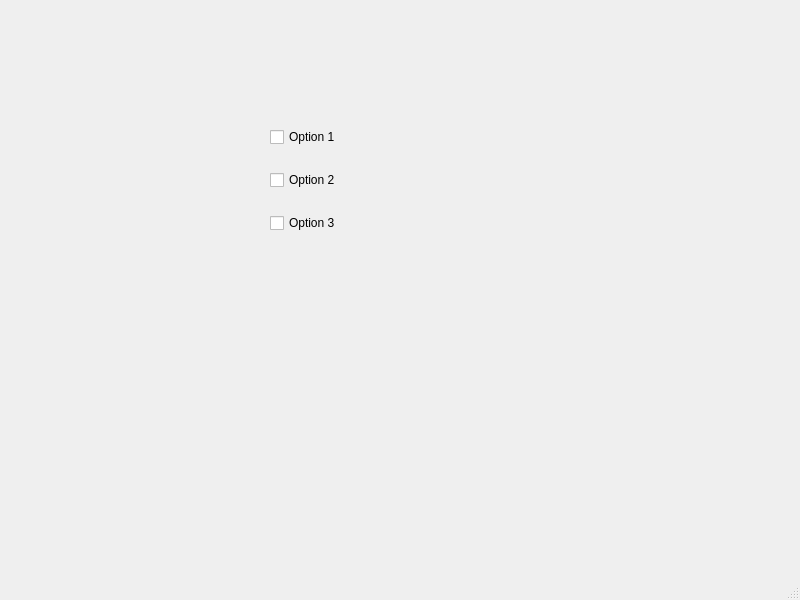
<?xml version="1.0" encoding="UTF-8"?>
<ui version="4.0">
 <class>MainWindow</class>
 <widget class="QMainWindow" name="MainWindow">
  <property name="geometry">
   <rect>
    <x>0</x>
    <y>0</y>
    <width>800</width>
    <height>600</height>
   </rect>
  </property>
  <property name="windowTitle">
   <string>MainWindow</string>
  </property>
  <widget class="QWidget" name="centralwidget">
   <widget class="QWidget" name="">
    <property name="geometry">
     <rect>
      <x>270</x>
      <y>110</y>
      <width>161</width>
      <height>141</height>
     </rect>
    </property>
    <layout class="QVBoxLayout" name="verticalLayout">
     <item>
      <widget class="QCheckBox" name="chkbx_1">
       <property name="text">
        <string>Option 1</string>
       </property>
      </widget>
     </item>
     <item>
      <widget class="QCheckBox" name="chkbx_2">
       <property name="text">
        <string>Option 2</string>
       </property>
      </widget>
     </item>
     <item>
      <widget class="QCheckBox" name="chkbx_3">
       <property name="text">
        <string>Option 3</string>
       </property>
      </widget>
     </item>
    </layout>
   </widget>
  </widget>
  <widget class="QMenuBar" name="menubar">
   <property name="geometry">
    <rect>
     <x>0</x>
     <y>0</y>
     <width>800</width>
     <height>26</height>
    </rect>
   </property>
  </widget>
  <widget class="QStatusBar" name="statusbar"/>
 </widget>
 <resources/>
 <connections/>
</ui>
